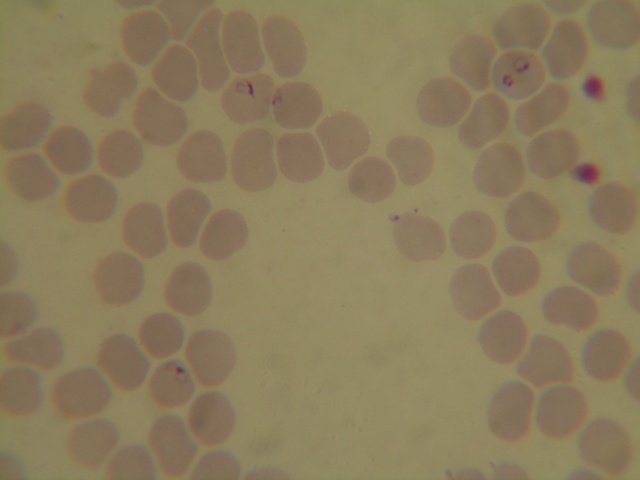
#> input picture samples/unet-train/images/blood_smear_7.JPG, 640 x 480 px, found by its file name
$ jupyter execute --allow-errors benchmark-accurate.ipynb   (older library calls are emulated)
#> lines starting #> are read from the running program, lines starting #| are printed output that depends on the picture; after the words box and inside, x2 and y2 are one past the last pixel; in counts of white or black regions, pixels touching at a corner belong together
[cell 1]
cd segmentation_methods

[cell 2]
import numpy as np
import cv2
import matplotlib.pyplot as plt
import colorsys
from math import pi, ceil, floor, cos, sin
import glob
import pandas as pd

from skimage import io, morphology, img_as_bool, segmentation
from scipy import ndimage as ndi
import matplotlib.pyplot as plt

from ipynb.fs.full.general_functions import UNET_VALIDATION, HSV_VALIDATION, NO_VALIDATION

_root       = "../blood_samples/samples/"
results_dir = "../segmented/"

[cell 3]
# [6 lines left out: function not_yellow_random_color, not called in this run]


def compare_parasites_markers(manual, img):

    if type(manual) == str:
        manual = cv2.cvtColor(cv2.imread(manual,1), cv2.COLOR_BGR2RGB)
        manual = cv2.resize(manual,(640,480))

    if type(img) == str:
        img = cv2.cvtColor(cv2.imread(img,1), cv2.COLOR_BGR2RGB)
        img = cv2.resize(img,(640,480))

    manual = manual.copy()
    img = img.copy()

    #encontra as marcações relacionadas
    img_mask    = cv2.inRange(cv2.cvtColor(img, cv2.COLOR_RGB2HSV), (30,200,200), (50,255,255))
    manual_mask = cv2.inRange(cv2.cvtColor(manual, cv2.COLOR_RGB2HSV), (30,200,200), (50,255,255))

    total_count1, _, stats1, centroids1 = cv2.connectedComponentsWithStats(img_mask, 4, cv2.CV_32S)
    total_count2, _, stats2, centroids2 = cv2.connectedComponentsWithStats(manual_mask, 4, cv2.CV_32S)

    for i in range(total_count1):
        if stats1[i, cv2.CC_STAT_AREA] > 1000:
            continue
        for y in range(total_count2):
            if stats2[y, cv2.CC_STAT_AREA] > 1000:
                continue

            dist = np.linalg.norm(centroids1[i]-centroids2[y])
            if dist < 30:
                color = not_yellow_random_color()
                cX, cY = centroids1[i]
                cv2.circle(img, (int(cX),int(cY)), 10, color, -1)
                cX, cY = centroids2[y]
                cv2.circle(manual, (int(cX),int(cY)), 10, color, -1)


    #conta quantas marcações amarelas sobraram
    img_mask    = cv2.inRange(cv2.cvtColor(img, cv2.COLOR_RGB2HSV), (30,200,200), (50,255,255))
    manual_mask = cv2.inRange(cv2.cvtColor(manual, cv2.COLOR_RGB2HSV), (30,200,200), (50,255,255))
    errors = 0

    total_count1, _, stats1, centroids1 = cv2.connectedComponentsWithStats(img_mask, 4, cv2.CV_32S)
    total_count2, _, stats2, centroids2 = cv2.connectedComponentsWithStats(manual_mask, 4, cv2.CV_32S)


# [4 lines of commented-out code are left out]
    errors = total_count1 + total_count2 - 2

    return errors, img, manual


if __name__ == "__main__":
    #manual = "../blood_samples/ground_truth/blood_smear_1.JPG"
    manual = "../blood_samples/ground_truth/blood_smear_7.JPG"
    manual = cv2.cvtColor(cv2.imread(manual,1), cv2.COLOR_BGR2RGB)
    manual = cv2.resize(manual,(640,480))
    #img = "../segmented/hsv/blood_smear_1_otsu.png"
    img = "../segmented/oliveira/blood_smear_7.png"
    img    = cv2.cvtColor(cv2.imread(img,1), cv2.COLOR_BGR2RGB)
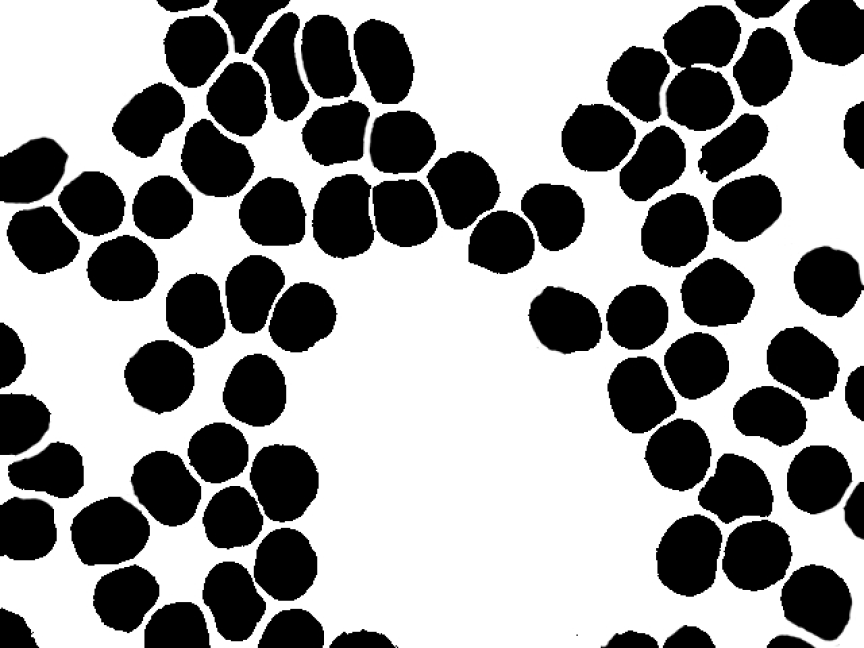
#> input picture samples/ground_big/blood_smear_7.png, 2592 x 1944 px, found by its file name (shown at 1/3 size)
#> img is the input picture: shape (1944, 2592, 3); min 0, max 255, mean 151.5
    errors, img, manual = compare_parasites_markers(manual, img)
#> in compare_parasites_markers, `img_mask    = cv2.inRange(cv2.cvtColor(img, cv2.COLOR_RGB2HSV), (30,20..`: img_mask: shape (1944, 2592); every value is 0
#> in compare_parasites_markers, `manual_mask = cv2.inRange(cv2.cvtColor(manual, cv2.COLOR_RGB2HSV), (30..`: manual_mask: shape (480, 640); every value is 0
#> in compare_parasites_markers, `total_count1, _, stats1, centroids1 = cv2.connectedComponentsWithStats..`: total_count1 = 1; stats1 = [[0, 0, 2592, 1944, 5038848]]; centroids1 = [[1295.5, 971.5]]
#> in compare_parasites_markers, `total_count2, _, stats2, centroids2 = cv2.connectedComponentsWithStats..`: total_count2 = 1; stats2 = [[0, 0, 640, 480, 307200]]; centroids2 = [[319.5, 239.5]]
#> in compare_parasites_markers, `errors = total_count1 + total_count2 - 2`: errors = 0
#> errors = 0

    print("Errors:", errors)
#| Errors: 0
    fig, ax = plt.subplots(ncols=2, figsize=(10,10))
    ax[0].imshow(img)
    ax[1].imshow(manual)
    plt.show()
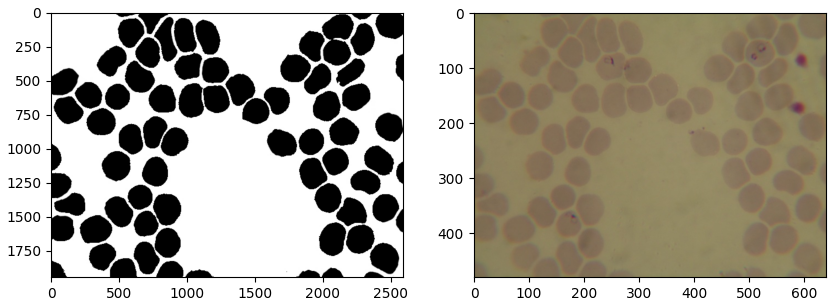
#> figure drawn by matplotlib, 2 panels
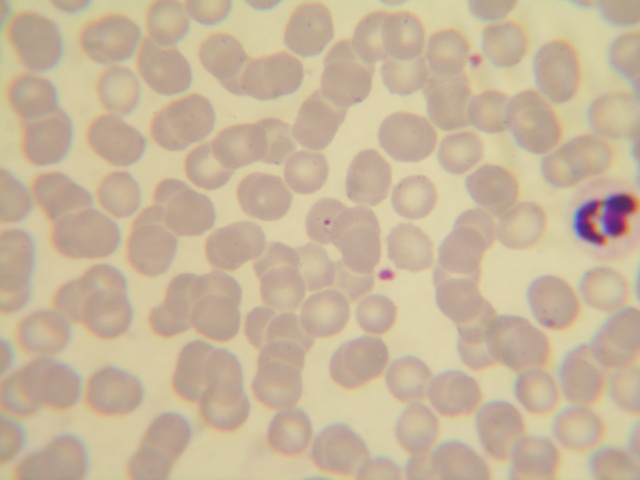
#> input picture samples/unet-train/images/blood_smear_8.JPG, 640 x 480 px, found by its file name
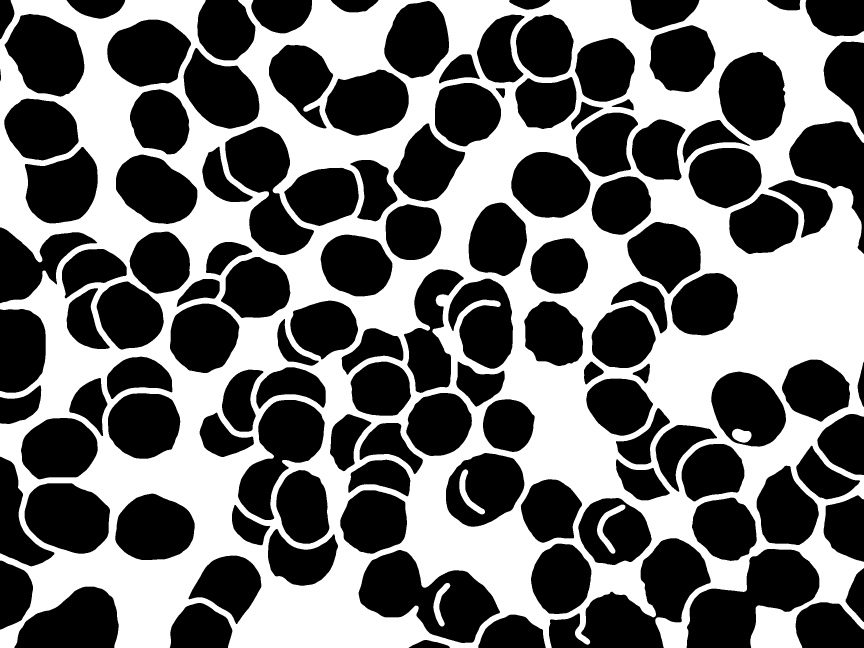
#> input picture samples/ground_big/blood_smear_8.png, 2592 x 1944 px, found by its file name (shown at 1/3 size)
#> further down, img is the input picture: shape (1944, 2592, 3); 44% white; 5 white regions, box (x1, y1, x2, y2) and area: (0, 0, 2592, 1944) 2208889, (1791, 1514, 1876, 1661) 3248, (1378, 1408, 1455, 1543) 2784, (1300, 1749, 1351, 1880) 2453, (2196, 1286, 2255, 1328) 1809

[cell 4]
def get_img(name):
    return cv2.imread(name,1)


# [9 lines left out: function not_red_random_color, not called in this run]


def compare_markers(manual, img):

    if type(manual) == str:
        manual = cv2.cvtColor(cv2.imread(manual,1), cv2.COLOR_BGR2RGB)
        manual = cv2.resize(manual,(640,480))

    if type(img) == str:
        img = cv2.cvtColor(cv2.imread(img,1), cv2.COLOR_BGR2RGB)
        img = cv2.resize(img,(640,480))

    manual = manual.copy()
    img = img.copy()


    true_positive = 0
    true_negative = 0 #nao sera usado
    false_positive = 0
    false_negative = 0

    errors = 0
    total = 0
    manual_total = 0
    max_area = 300#despreza as marcações das bordas
    min_area = 100

    #procura por todas as marcacoes que estejam em posicoes similares nas duas imagens
    hsv = cv2.cvtColor(img,cv2.COLOR_RGB2HSV)
#> hsv: shape (1944, 2592, 3); mean H, S, V 0, 0, 112.3
    mask = cv2.inRange(hsv, (0,200,200), (16,255,255))
    mask = cv2.erode(mask,np.ones((5,5)))
    total_count, _, stats, centroids = cv2.connectedComponentsWithStats(mask, 4, cv2.CV_32S)
#> total_count = 1; stats = [[0, 0, 2592, 1944, 5038848]]; centroids = [[1295.5, 971.5]]
    total += total_count - 1
#> total = 0

    hsv = cv2.cvtColor(manual,cv2.COLOR_RGB2HSV)
#> hsv: shape (480, 640, 3); mean H, S, V 19.1, 58.8, 200.1
    mask = cv2.inRange(hsv, (0,200,200), (16,255,255))
    mask = cv2.erode(mask,np.ones((5,5)))
    manual_count, _, _, manual_centroids = cv2.connectedComponentsWithStats(mask, 4, cv2.CV_32S)
#> manual_count = 1; manual_centroids = [[319.5, 239.5]]
    manual_total += manual_count -1
#> manual_total = 0

    #print("total", total, "manual_total", manual_total)


    #das celulas restantes procuro a marcação relacionada
    for m_c in manual_centroids:
        i = 0
        for c in centroids:
            dist = np.linalg.norm(c-m_c)
            if dist < 20 and stats[i, cv2.CC_STAT_AREA] < max_area:
                cX, cY = m_c
                color = not_red_random_color()
                cv2.circle(manual, (int(cX),int(cY)), 13, color, -1)
                cX, cY = c
                cv2.circle(img, (int(cX),int(cY)), 13, color, -1)
                break
            i += 1
#> this loop made 1 pass
#> m_c on pass 1: [319.5, 239.5]


    #conta as células que estao agrupadas
    #relacionando com as posicoes na contagem manual


    def has_more_groups(img, color):
        mask = cv2.inRange(img, (color,0,color), (255,0,255))
        return np.sum(mask)

    color = 50


    while (has_more_groups(img, color)):
        #encontra a caixa
        mask = cv2.inRange(img, (color+2,0,color+2), (color+2,0,color+2))

        #preenche as bordas falhadas do retangulo
        image = img_as_bool(mask)
        out = ndi.distance_transform_edt(~image)
        out = out < 0.05 * out.max()
        out = morphology.skeletonize(out)
        out = morphology.binary_dilation(out) #, morphology.footprints) #morphology.selem.disk(1)
        out = segmentation.clear_border(out)
        out = out | image
        mask[out] = 255

        #encontra o retangulo que envolve as celulas
        cnts, hierarchy = cv2.findContours(mask, cv2.RETR_LIST, cv2.CHAIN_APPROX_SIMPLE)
        max_area = 0
        sel = 0
        for c in range(len(cnts)):
            area = cv2.contourArea(cnts[c])
            if max_area < area:
                max_area = area
                sel = c
        x,y,w,h = cv2.boundingRect(cnts[sel])
        #cv2.rectangle(mask, (x,y), (x+w,y+h), 255, 3)


        #contagem das celulas encontradas pelo algoritmo
        #conta as celulas da cor da caixa
        mask_cells = cv2.inRange(img, (color,0,color), (color,0,color))
        box_count, _, _, _ = cv2.connectedComponentsWithStats(mask_cells, 4, cv2.CV_32S)
        #conta as celulas vermelhas ainda dentro da caixa
        img_cut = img[y:y+h,x:x+w]
        hsv = cv2.cvtColor(img_cut,cv2.COLOR_RGB2HSV)
        mask = cv2.inRange(hsv, (0,200,200), (16,255,255))
        num, _, stats, centroids = cv2.connectedComponentsWithStats(mask, 4, cv2.CV_32S)

        cell_count = 0
        for i in range(num):
            stat = stats[i]
            if (min_area < stat[cv2.CC_STAT_AREA] < max_area):
                center = centroids[i]
                cell_count += 1
                #marca as celulas que foram contadas na imagem original
                cX, cY = center
                cv2.circle(img, (x+int(cX),y+int(cY)), 13, (0,255,0), -1)
        cell_count += box_count-1

        true_positive = cell_count


        #conta as celulas dentro da caixa na contagem manual
        cut = manual[y:y+h,x:x+w]
        hsv = cv2.cvtColor(cut,cv2.COLOR_RGB2HSV)
        mask = cv2.inRange(hsv, (0,200,200), (16,255,255))
        num, _, stats, centroids = cv2.connectedComponentsWithStats(mask, 4, cv2.CV_32S)
        max_area = 300
        min_area = 100
        manual_count = 0
        for i in range(num):
            stat = stats[i]
            if (min_area < stat[cv2.CC_STAT_AREA] < max_area):
                manual_count += 1
                center = centroids[i]
                #marca as celulas que foram contadas na imagem original
                cX, cY = center
                cv2.circle(manual, (x+int(cX),y+int(cY)), 13, (0,255,0), -1)


        mask_cells = mask_cells[y:y+h,x:x+w]

        total        += cell_count
        manual_total += manual_count
        #print("count",cell_count, "manual",manual_count)

        err = cell_count - manual_count
        if (err > 0):
            false_positive += abs(err)
        else:
            false_negative += abs(err)
        errors += abs(err)

        color += 5
#> this loop made 0 passes
#> after the loop, color = 50; errors = 0; false_negative = 0; false_positive = 0; manual_total = 0; total = 0


    #conta quantas marcacoes vermelhas sobraram em ambas
    hsv = cv2.cvtColor(img,cv2.COLOR_RGB2HSV)
    mask = cv2.inRange(hsv, (0,200,200), (16,255,255))
    mask = cv2.erode(mask,np.ones((5,5)))
    total_error, _, _, centroids = cv2.connectedComponentsWithStats(mask, 4, cv2.CV_32S)
#> total_error = 1
    total_error -= 1
#> total_error = 0
    false_positive += total_error

    hsv = cv2.cvtColor(manual,cv2.COLOR_RGB2HSV)
    mask = cv2.inRange(hsv, (0,200,200), (16,255,255))
    mask = cv2.erode(mask,np.ones((5,5)))
    manual_error, _, _, manual_centroids = cv2.connectedComponentsWithStats(mask, 4, cv2.CV_32S)
#> manual_error = 1
    manual_error -= 1
#> manual_error = 0
    false_negative += manual_error

    errors += total_error + manual_error

    true_positive = total - false_positive
#> true_positive = 0

    return errors, img, manual, {"true_positive":true_positive,
                                 "true_negative":true_negative,
                                 "false_positive":false_positive,
                                 "false_negative":false_negative,
                                 "cells_qtd": total}


if __name__ == "__main__":
    #87 semar_8
    #95 manual
    #manual = cv2.cvtColor(cv2.imread("../blood_samples/ground_truth/blood_smear_7.JPG",1), cv2.COLOR_BGR2RGB)
    manual = cv2.cvtColor(cv2.imread("../blood_samples/ground_truth/blood_smear_8.JPG",1), cv2.COLOR_BGR2RGB)
    manual = cv2.resize(manual,(640,480))
    #img    = cv2.cvtColor(cv2.imread("../segmented/oliveira/blood_smear_7.png",1), cv2.COLOR_BGR2RGB)
    img    = cv2.cvtColor(cv2.imread("../segmented/oliveira/blood_smear_8.png",1), cv2.COLOR_BGR2RGB)
    errors, img, manual, st = compare_markers(manual, img)
#> st = {'true_positive': 0, 'true_negative': 0, 'false_positive': 0, 'false_negative': 0, 'cells_qtd': 0}


    print(st)
#| {'true_positive': 0, 'true_negative': 0, 'false_positive': 0, 'false_negative': 0, 'cells_qtd': 0}
    print("Errors:", errors)
#| Errors: 0
    fig, ax = plt.subplots(ncols=2, figsize=(10,10))
    ax[0].imshow(img)
    ax[1].imshow(manual)
    plt.show()

#> (a cell that did not finish here is left out)

[cell 6]
def getManualCount(name):
    return {"method":"Manual", "path":name, "time":0}


# [60 lines left out: functions getOriginalCount, getProjectCount, add_to_samples, not called in this run]


def read_result_data(results_dir):

#> called with results_dir = '../segmented/'
    gt_directory = "../blood_samples/ground_truth/"
#> gt_directory = '../blood_samples/ground_truth/'

    samples = {"sample":[],
               "method":[],
               "time":[],
               "path":[],
               "validation_type":[],
               "infection_error":[],
               "cells_error":[],
               "true_positive":[],
               "true_negative":[], #nao usado
               "false_positive":[],
               "false_negative":[],
               "acc":[],
               "precision":[],
               "recall":[],
               "f1-score":[]}

    qtd = 0
    for file in glob.glob(gt_directory+"*.jpg"):
        qtd += 1

        #nome da amostra
        file = file.replace("\\","/").lower()
        name = file.replace("ground_truth","samples")
        sample_name = name.replace(gt_directory,"")
        samples['sample'].append(sample_name)

        #adiciona os dados do Ground truth a base
        manual = getManualCount(file)
        add_to_samples(samples,manual)


        for validation in [UNET_VALIDATION, HSV_VALIDATION, NO_VALIDATION]:

            #le os dados obtidos pelo projeto
            data = getProjectCount(results_dir, validation, name)
            for dt in data:
                #adiciona na base
                samples['sample'].append(sample_name)

                dt['cells_error'], _, _, st = compare_markers(file, dt['path'])
                dt['infection_error'], _, _ = compare_parasites_markers(file, dt['path'])
                dt['validation_type']       = validation

                dt["true_positive"]  = st["true_positive"]
                dt["true_negative"]  = st["true_negative"]
                dt["false_positive"] = st["false_positive"]
                dt["false_negative"] = st["false_negative"]


                add_to_samples(samples,dt)


        #le os dados do projeto original
        orig = getOriginalCount("../segmented/oliveira", name)
        samples['sample'].append(sample_name)
        print("reading",orig['path'])
        orig['cells_error'], _, _, st = compare_markers(file, orig['path'])
        orig['infection_error'], _, _ = compare_parasites_markers(file, orig['path'])
        orig['validation_type']       = NO_VALIDATION

        orig["true_positive"]  = st["true_positive"]
        orig["true_negative"]  = st["true_negative"]
        orig["false_positive"] = st["false_positive"]
        orig["false_negative"] = st["false_negative"]

        #adiciona na base
        add_to_samples(samples,orig)

    try:
        samples = pd.DataFrame(data=samples)
    except:
        for key in samples:
            print (key," len:", len(samples[key]) )
    return samples

if __name__ == "__main__":
    samples = read_result_data(results_dir)
    print ("end")
